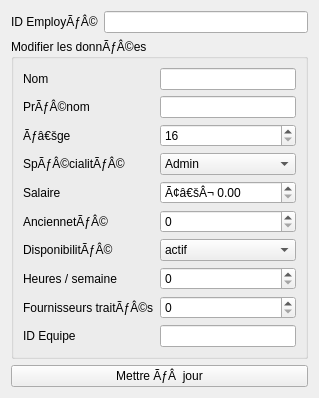
          <widget class="QWidget" name="tabModifier">
           <attribute name="title">
            <string>Modifier un employÃƒÂ©</string>
           </attribute>
           <layout class="QVBoxLayout" name="vertical_modifier">
            <item>
             <layout class="QFormLayout" name="formModifier">
              <item row="0" column="0">
               <widget class="QLabel" name="label_id_mod">
                <property name="text">
                 <string>ID EmployÃƒÂ©</string>
                </property>
               </widget>
              </item>
              <item row="0" column="1">
               <widget class="QLineEdit" name="lineEdit_id_mod" />
              </item>
             </layout>
            </item>
            <item>
             <widget class="QGroupBox" name="groupBox_prefill">
              <property name="title">
               <string>Modifier les donnÃƒÂ©es</string>
              </property>
              <layout class="QGridLayout" name="grid_prefill">
               <item row="0" column="0">
                <widget class="QLabel" name="label_nom_mod">
                 <property name="text">
                  <string>Nom</string>
                 </property>
                </widget>
               </item>
               <item row="0" column="1">
                <widget class="QLineEdit" name="lineEdit_nom_mod" />
               </item>
               <item row="1" column="0">
                <widget class="QLabel" name="label_prenom_mod">
                 <property name="text">
                  <string>PrÃƒÂ©nom</string>
                 </property>
                </widget>
               </item>
               <item row="1" column="1">
                <widget class="QLineEdit" name="lineEdit_prenom_mod" />
               </item>
               <item row="2" column="0">
                <widget class="QLabel" name="label_age_mod">
                 <property name="text">
                  <string>Ãƒâ€šge</string>
                 </property>
                </widget>
               </item>
               <item row="2" column="1">
                <widget class="QSpinBox" name="spinBox_age_mod">
                 <property name="minimum">
                  <number>16</number>
                 </property>
                 <property name="maximum">
                  <number>120</number>
                 </property>
                </widget>
               </item>
               <item row="4" column="0">
                <widget class="QLabel" name="label_spec_mod">
                 <property name="text">
                  <string>SpÃƒÂ©cialitÃƒÂ©</string>
                 </property>
                </widget>
               </item>
               <item row="4" column="1">
                <widget class="QComboBox" name="combo_spec_mod">
                 <item>
                  <property name="text">
                   <string>Admin</string>
                  </property>
                 </item>
                 <item>
                  <property name="text">
                   <string>Manager</string>
                  </property>
                 </item>
                 <item>
                  <property name="text">
                   <string>Technicien</string>
                  </property>
                 </item>
                 <item>
                  <property name="text">
                   <string>Magasinier</string>
                  </property>
                 </item>
                </widget>
               </item>
               <item row="5" column="0">
                <widget class="QLabel" name="label_salaire_mod">
                 <property name="text">
                  <string>Salaire</string>
                 </property>
                </widget>
               </item>
               <item row="5" column="1">
                <widget class="QDoubleSpinBox" name="doubleSpin_salaire_mod">
                 <property name="prefix">
                  <string>Ã¢â€šÂ¬ </string>
                 </property>
                 <property name="decimals">
                  <number>2</number>
                 </property>
                 <property name="maximum">
                  <double>1000000.00</double>
                 </property>
                </widget>
               </item>
               <item row="6" column="0">
                <widget class="QLabel" name="label_anciennete_mod">
                 <property name="text">
                  <string>AnciennetÃƒÂ©</string>
                 </property>
                </widget>
               </item>
               <item row="6" column="1">
                <widget class="QSpinBox" name="spin_anciennete_mod" />
               </item>
               <item row="7" column="0">
                <widget class="QLabel" name="label_disp_mod">
                 <property name="text">
                  <string>DisponibilitÃƒÂ©</string>
                 </property>
                </widget>
               </item>
               <item row="7" column="1">
                <widget class="QComboBox" name="combo_disp_mod">
                 <item>
                  <property name="text">
                   <string>actif</string>
                  </property>
                 </item>
                 <item>
                  <property name="text">
                   <string>suspendu</string>
                  </property>
                 </item>
                </widget>
               </item>
               <item row="8" column="0">
                <widget class="QLabel" name="label_heures_mod">
                 <property name="text">
                  <string>Heures / semaine</string>
                 </property>
                </widget>
               </item>
               <item row="8" column="1">
                <widget class="QSpinBox" name="spin_heures_mod">
                 <property name="maximum">
                  <number>168</number>
                 </property>
                </widget>
               </item>
               <item row="9" column="0">
                <widget class="QLabel" name="label_fourn_mod">
                 <property name="text">
                  <string>Fournisseurs traitÃƒÂ©s</string>
                 </property>
                </widget>
               </item>
               <item row="9" column="1">
                <widget class="QSpinBox" name="spin_fourn_mod" />
               </item>
               <item row="10" column="0">
                <widget class="QLabel" name="label_id_equipe_mod">
                 <property name="text">
                  <string>ID Equipe</string>
                 </property>
                </widget>
               </item>
               <item row="10" column="1">
                <widget class="QLineEdit" name="lineEdit_id_equipe_mod" />
               </item>
              </layout>
             </widget>
            </item>
            <item>
             <widget class="QPushButton" name="btnModifierConfirm">
              <property name="text">
               <string>Mettre ÃƒÂ  jour</string>
              </property>
             </widget>
            </item>
           </layout>
          </widget>
